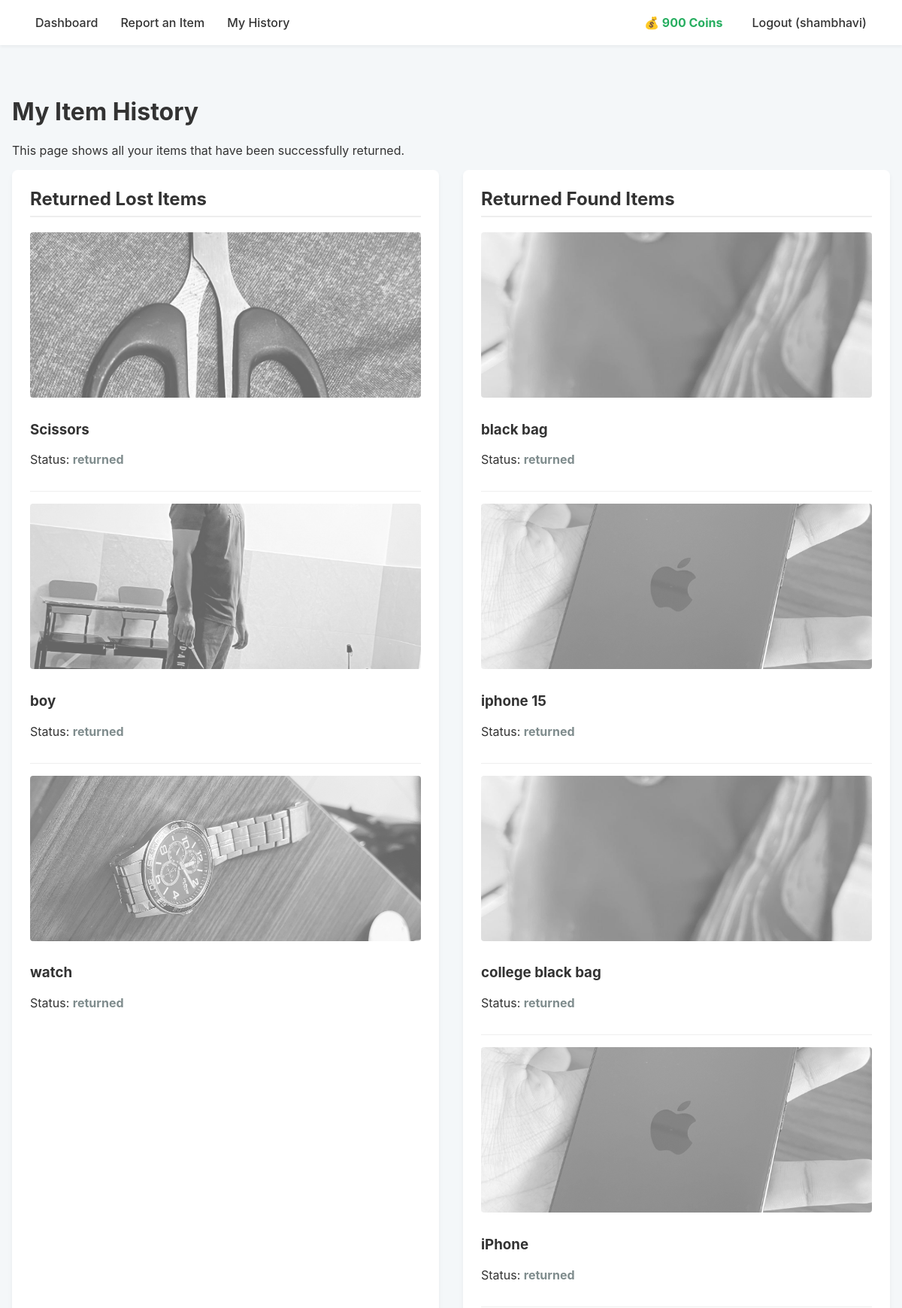
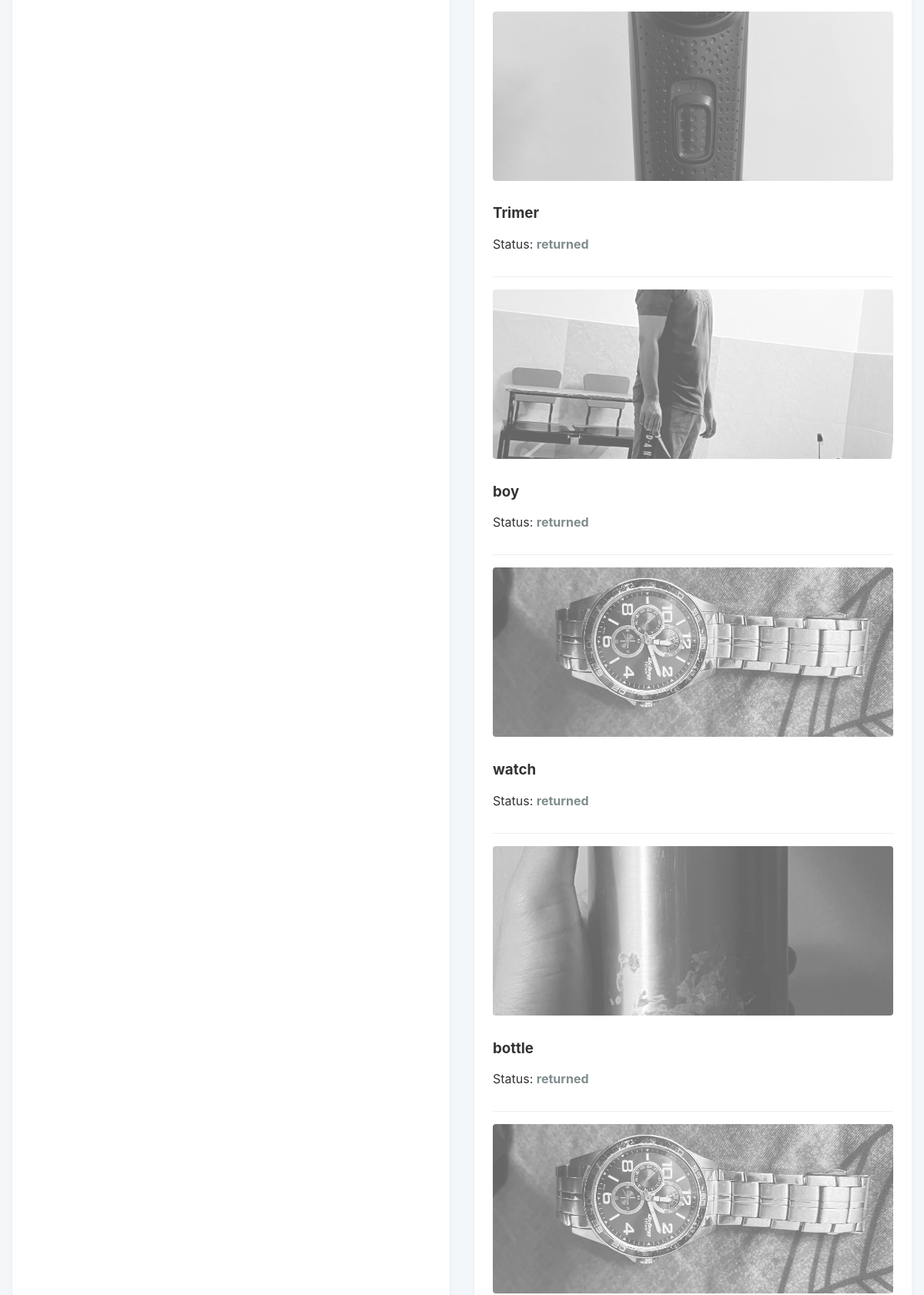
The page /history (signed in, upper part) on the database its author committed (2 pictures, top to bottom).
### database.py (models this page shows)
class User(UserMixin, db.Model):
    id = db.Column(db.Integer, primary_key=True)
    username = db.Column(db.String(100), unique=True, nullable=False)
    password = db.Column(db.String(100), nullable=False)
    is_admin = db.Column(db.Boolean, default=False)
    phone_number = db.Column(db.String(20), nullable=True)
    coins = db.Column(db.Integer, default=0)

class Item(db.Model):
    id = db.Column(db.Integer, primary_key=True)
    user_id = db.Column(db.Integer, db.ForeignKey('user.id'), nullable=False)
    item_type = db.Column(db.String(10), nullable=False)
    title = db.Column(db.String(200), nullable=False)
    description = db.Column(db.Text, nullable=True)
    image_file = db.Column(db.String(100), nullable=False)
    latitude = db.Column(db.Float, nullable=True)
    longitude = db.Column(db.Float, nullable=True)
    location_landmark = db.Column(db.String(200), nullable=True)
    timestamp = db.Column(db.DateTime, default=datetime.utcnow)
    status = db.Column(db.String(20), default='active')
    image_embedding = db.Column(db.PickleType, nullable=True)
    text_embedding = db.Column(db.PickleType, nullable=True)

### app.py (the view)
@app.route('/history')
@login_required
def history():
    if current_user.is_admin:
        return redirect(url_for('index'))
    returned_items = Item.query.filter_by(user_id=current_user.id, status='returned').order_by(Item.timestamp.desc()).all()
    return render_template('history.html', items=returned_items)

### app.py (called while the page is built)
@login_manager.user_loader
def load_user(user_id):
    return User.query.get(int(user_id))

### templates/history.html
{% extends "layout.html" %}
{% block content %}
    <h1>My Item History</h1>
    <p>This page shows all your items that have been successfully returned.</p>
    <div class="item-columns">
        <div class="column">
            <h2>Returned Lost Items</h2>
            {% for item in items if item.item_type == 'lost' %}
            <div class="item-card returned">
                <img src="{{ url_for('uploaded_file', filename=item.image_file) }}">
                <h3>{{ item.title }}</h3>
                <p>Status: <span class="status-returned">{{ item.status }}</span></p>
            </div>
            {% endfor %}
        </div>
        <div class="column">
            <h2>Returned Found Items</h2>
            {% for item in items if item.item_type == 'found' %}
            <div class="item-card returned">
                <img src="{{ url_for('uploaded_file', filename=item.image_file) }}">
                <h3>{{ item.title }}</h3>
                <p>Status: <span class="status-returned">{{ item.status }}</span></p>
            </div>
            {% endfor %}
        </div>
    </div>
{% endblock %}

### templates/layout.html (shortened to what this page needs)
<!DOCTYPE html>
<html lang="en">
<head>
    <link rel="stylesheet" href="{{ url_for('static', filename='style.css') }}">
</head>
<body>
    <nav>
        <div class="nav-left">
            <a href="{{ url_for('index') }}">Dashboard</a>
            {% if current_user.is_authenticated %}
                {% if not current_user.is_admin %}
                    <a href="{{ url_for('report') }}">Report an Item</a>
                    <a href="{{ url_for('history') }}">My History</a>
                {% endif %}
            {% endif %}
        </div>
        <div class="nav-right">
        {% if current_user.is_authenticated %}
            {% if not current_user.is_admin %}
            <span class="coins">💰 {{ current_user.coins }} Coins</span>
            {% endif %}
            <a href="{{ url_for('logout') }}">Logout ({{ current_user.username }})</a>
        {% else %}
            <a href="{{ url_for('login') }}">Login</a>
            <a href="{{ url_for('register') }}">Register</a>
        {% endif %}
        </div>
    </nav>
    <main>
        {% block content %}{% endblock %}
    </main>
</body>
</html>

### static/style.css (style rules this page uses)
body { font-family: -apple-system, BlinkMacSystemFont, "Segoe UI", Roboto, sans-serif; margin: 0; background: #f4f7f9; color: #333; }
nav { background: #fff; color: #333; padding: 0 2rem; display: flex; justify-content: space-between; align-items: center; box-shadow: 0 2px 4px rgba(0,0,0,0.05); height: 60px; }
nav a { color: #333; text-decoration: none; padding: 20px 15px; font-weight: 500; display: inline-block; }
.nav-left, .nav-right { display: flex; align-items: center; }
.coins { font-weight: bold; color: #27ae60; margin-right: 1.5rem; }
main { max-width: 1200px; margin: 2rem auto; padding: 1rem; }
.item-columns { display: grid; grid-template-columns: repeat(auto-fit, minmax(300px, 1fr)); gap: 2rem; }
.column { background: white; padding: 1.5rem; border-radius: 8px; box-shadow: 0 4px 6px rgba(0,0,0,0.05); }
.column h2 { margin-top: 0; border-bottom: 2px solid #eee; padding-bottom: 0.5rem; }
.item-card { border-bottom: 1px solid #eee; padding-bottom: 1rem; margin-bottom: 1rem; }
.item-card:last-child { border-bottom: none; margin-bottom: 0; }
.item-card img { width: 100%; height: 220px; object-fit: cover; border-radius: 4px; margin-bottom: 0.5rem; }
.item-card.returned img { filter: grayscale(100%); opacity: 0.6; }
.status-returned { color: #7f8c8d; font-weight: bold; }

### rows shown on the page
User: coins "900", username "shambhavi"
Item: image_file (picture), title "Scissors", status "returned"
Item: image_file (picture), title "boy", status "returned"
Item: image_file (picture), title "watch", status "returned"
Item: image_file (picture), title "black bag", status "returned"
Item: image_file (picture), title "iphone 15", status "returned"
Item: image_file (picture), title "college black bag", status "returned"
Item: image_file (picture), title "iPhone", status "returned"
Item: image_file (picture), title "Trimer", status "returned"
Item: image_file (picture), title "boy", status "returned"
Item: image_file (picture), title "watch", status "returned"
Item: image_file (picture), title "bottle", status "returned"
Item: image_file (picture)
